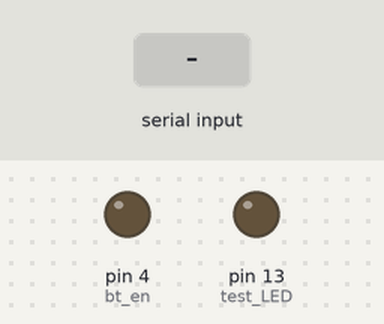
A sketch run on a simulated Arduino Uno, built with avr-gcc and run on an emulated ATmega328P. On the bench: output pins drawn as LEDs (lit = HIGH). Dashed ring = blinking. The test bench sets the inputs (shaded band). Pins used as bus, display or sensor lines are not drawn; what the sketch prints to the serial monitor is not drawn.

Above: at 2.2 s.
2.3 s: "1" received over the second serial link
At 3.1 s:
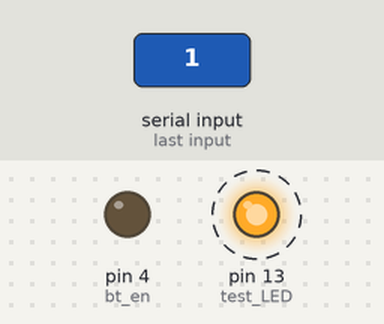
5.3 s: "u" received over the second serial link
8.3 s: "l" received over the second serial link
Timing chart, 0 to 11.3 s (numbered marks = the images above; inputs shaded):
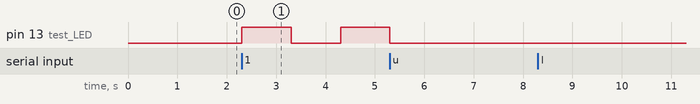

Measured:
- after the input at 2.3 s, pin 13 (test_LED): LOW → HIGH at once, → LOW 1.0 s later, → HIGH 1.0 s later
- after the input at 8.3 s, every drawn part: stays the same

The sketch:

slave_1.ino
```cpp
#include <SoftwareSerial.h>
//include servo library

#define bt_en 4
#define bt_power 5

#define TxD 2
#define RxD 3

#define test_LED 13

SoftwareSerial mySerial_slave(RxD, TxD); // RX, TX for Bluetooth


void setup() {
  // put your setup code here, to run once:
  mySerial_slave.begin(38400);
  Serial.begin(9600);

  pinMode(test_LED, OUTPUT);
  pinMode(bt_power, OUTPUT);
  pinMode(bt_en, OUTPUT);

  digitalWrite(test_LED, LOW);
  digitalWrite(bt_power, LOW);
  digitalWrite(bt_en, LOW);

  delay(1000);
  //turn on the slave HC-05 in COM mode
  digitalWrite(bt_power, HIGH);

}

void blink_LED(){
  digitalWrite(13, HIGH);
  delay(1000);
  digitalWrite(13, LOW);
  delay(1000);
}
void blink_LED_long(){
  digitalWrite(13, HIGH);
  delay(3000);
  digitalWrite(13, LOW);
  delay(3000);
}

void latch(){
  delay(1000);
}
void unlatch(){
  delay(1000);
}

void pan(){
  delay(1000);
}

void tilt(){
  delay(1000);
}

void move_forward(){
  latch();
  delay(1000);
  check_collision();
  unlatch();
}

void move_backward(){
  latch();
  delay(1000);
  check_collision();
  unlatch();

}

void light_on(){
  delay(1000);
}

void light_off(){
  delay(1000);
}
void dim(){
  delay(1000);
}

void brighten(){
  delay(1000);
}

void check_collision(){
  delay(1000);
}
void loop() {
  // put your main code here, to run repeatedly:
  byte x;
//  if (mySerial_slave.available()){
//    x = mySerial_slave.read();
//  }
  x = mySerial_slave.read();
  //should this be in the if statement above?
  switch(x){
    case '1':
      blink_LED();
      blink_LED();

      mySerial_slave.write('2');
      break;

    case 'l':
      latch();
    case 'u':
      unlatch();

    default:
      Serial.print("please send the right information");

      break;
  }


}
```
